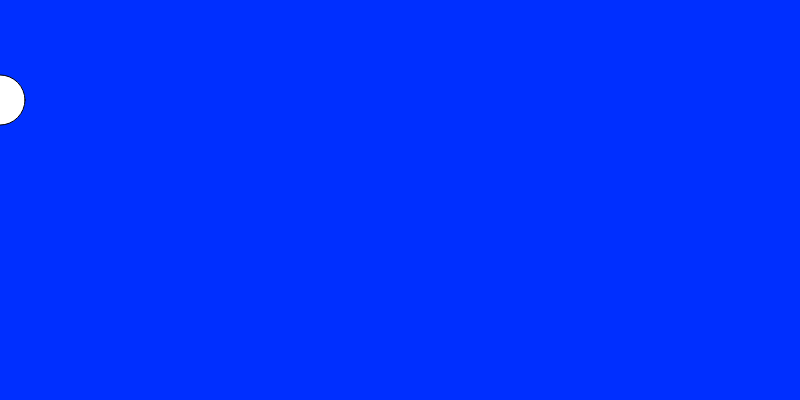
Frame 1 (no input)
Frame 60 (no input): identical to frame 1, image omitted
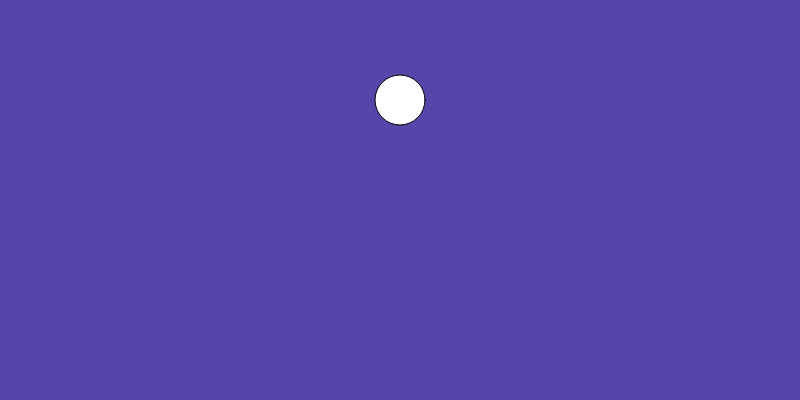
Frame 120 (the mouse pressed at the canvas centre since frame 60)

The p5.js sketch that drew these frames (run headless with seeded random() and noise() and a simulated clock; from frame 60 on, the mouse is pressed at the canvas centre):

// p5.js sketch
// ── sketch.js
var r=0;
var g=50;
var b=255;

function setup() {
  createCanvas(800,400);
  
}

function draw() {
  r=map(mouseX,0,1200,0,255);
  g=map(mouseX,50,900,50,100);
  b=map(mouseX,0,1200,255,0);
  background(r,g,b);
  fill(255)
  ellipse(mouseX,100,50,50);  
  
}
